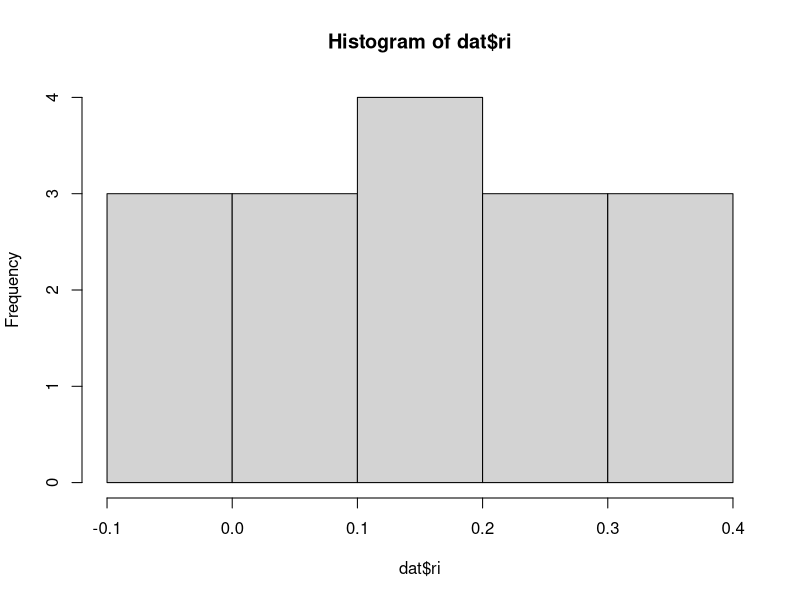
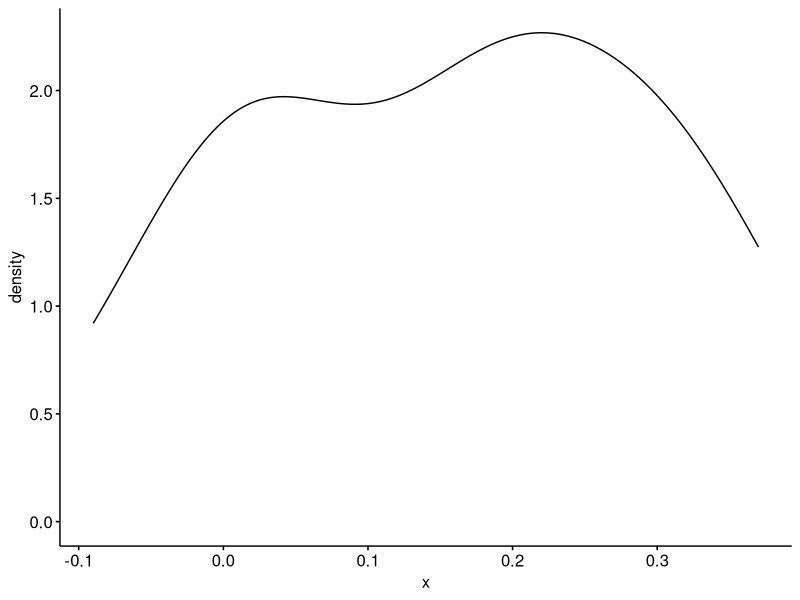
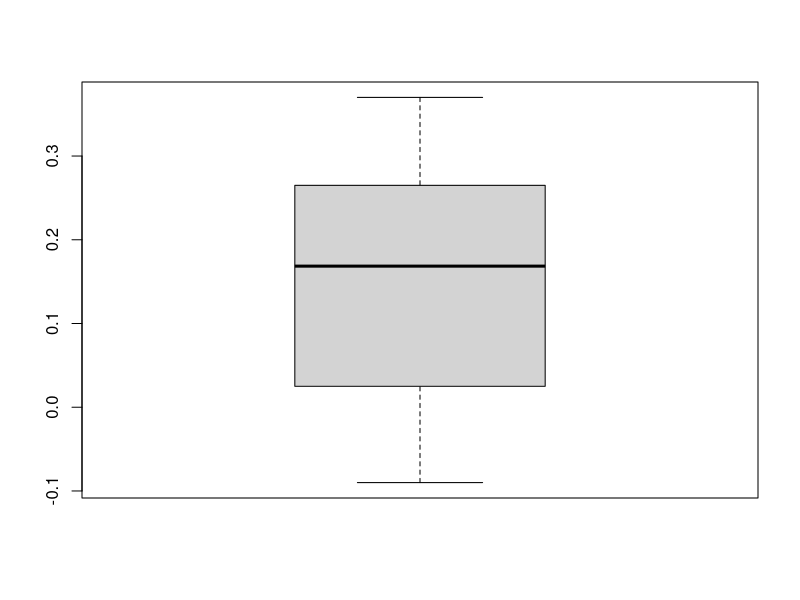
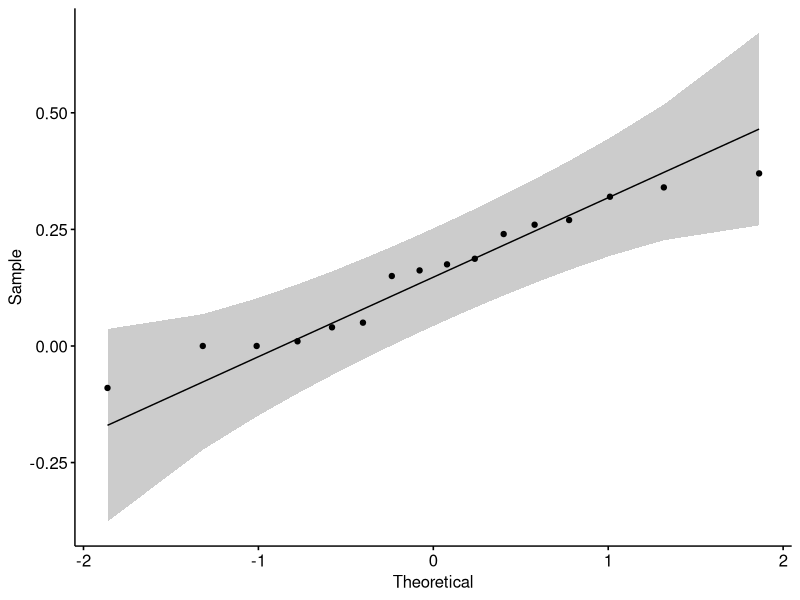
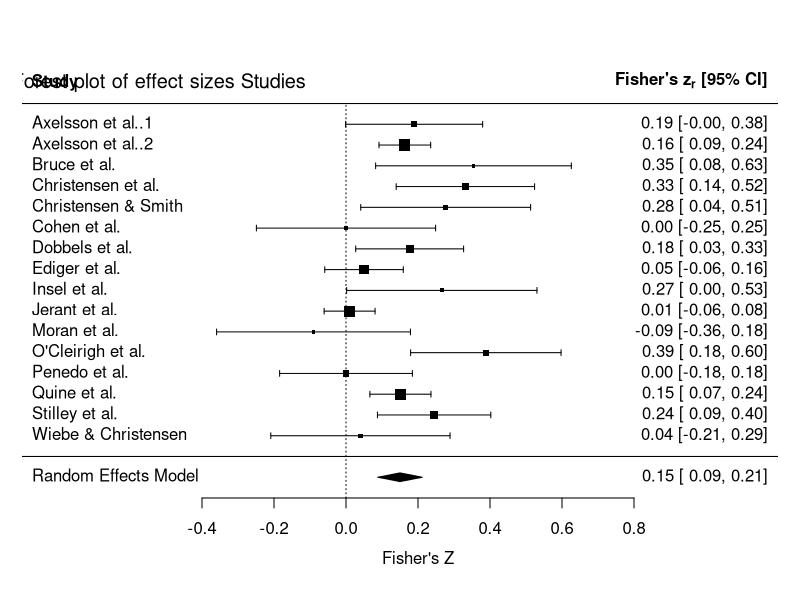
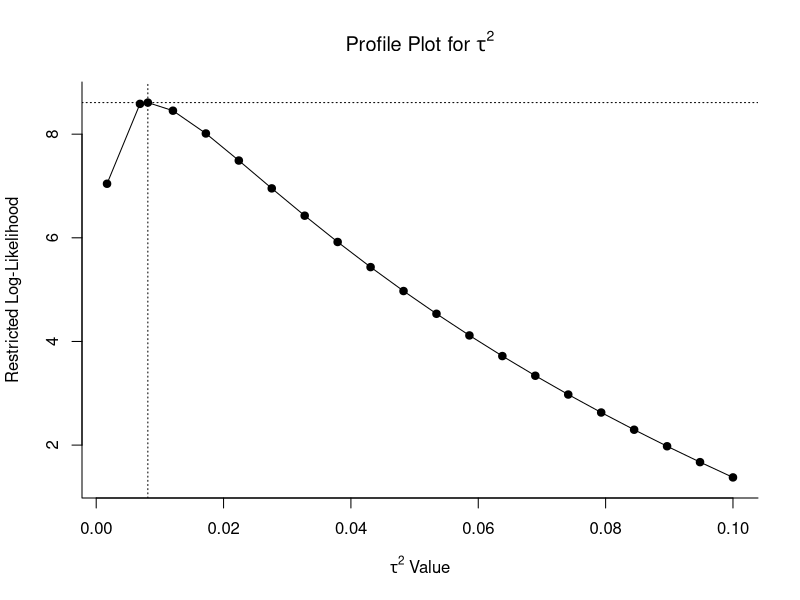
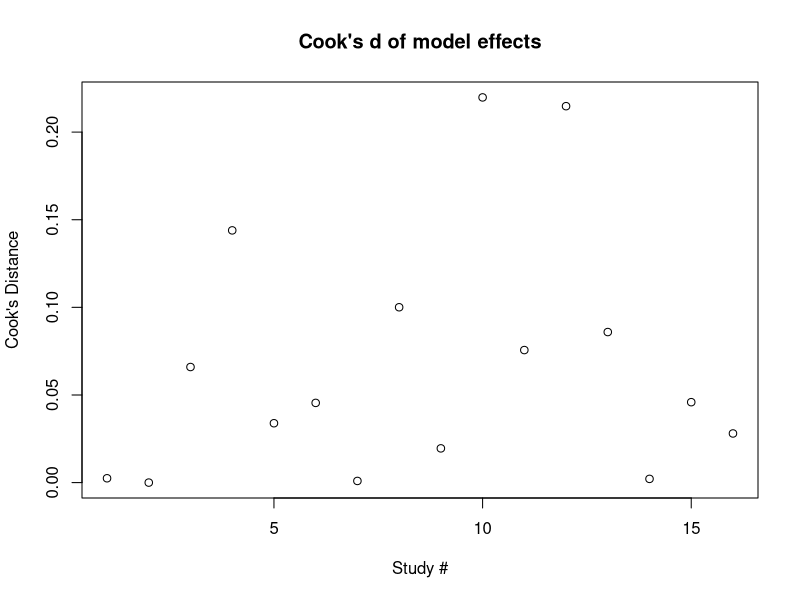

Reproduce these figures in R, in order. (Note: this script raises an error after producing the figures.)
#==============================================================================
#                              Analysis Repository:                           #
#                                 Meta Analysis                               #      
#==============================================================================

#===========================================
# Load Libraries                           #
#==========================================-

library(metafor) # Primary meta 
library(psych) #has nice describe function for descriptive info
#library(robumeta)
library(tidyverse) #has dplyr and ggplot2
library(ggpubr) #has some more GG plots

#library(ggplot2)
#library(jtools)
#library(matrixcalc)
#library(lqmm)
#library(multcomp)
#library(psych)


#library(olsrr) #Some good regression functions and plotting tools
#library(jtools) #summ function good to get regression output
#library(ggstance) #Provides functions that Jtools uses

#library(car) #Durbin-Watson test
#library(MASS) #Shapiro-Wilk test
#library(lmtest) #Breusch-Pagan test
#library(pwr) #power analysis
#library(Metrics) # used to calculate RMSE and MAE
#library(caret) # used for cross validation 
#library(mvnormtest) #normality
#library(corrplot) #nice cor plot

#===========================================
# Simulate Data OR LOAD DATA               #
#==========================================-

set.seed(101)

data("dat.molloy2014")
dat <- dat.molloy2014

#dat <- read.csv("data.csv", header=T)
#dat <- readxl::read_xlsx("fake.data.xlsx")


#===========================================
# Overview                                 #
#==========================================-

# Meta analysis is a tool to examine the variability in effect sizes
# It seeks to measure a true effect size for some effect using a collection of studies
# Meta analysis itself is focused on the size of the effect, not sig
# Seeks to estimate the TRUE effect in the population by using effects from other studies
# This also allows for moderator analysis, seeks to explain heterogeneity
# Heterogenity is the bane of meta-analysis, want little OR want to exaplin it!
# Too much heteroheneity indicates that the studies may not be measuring the "same" thing

# The steps for meta-analysis are fairly simple
# Start with some measure of effect, common are MEAN DIFFERENCES
# Can also use odd ratios and correlations
# The next step is to transform the effect (correlation to fisher's z) for more normality
# Then the effect is weighed by the sample size (inverse )
# Model building is then farily simple, followed by more complex assessment of rigor

#===========================================
# Assess Descriptives                      #
#==========================================-

psych::describe(dat)

# Visualizations for distributions
hist(dat$ri)
ggdensity(dat$ri)
boxplot(dat$ri)
ggqqplot(dat$ri)


#===========================================
# Preping Data and Building Model          #
#==========================================-

# Convert correlation to fisher's and create sampling variances 
dat <- escalc(measure="ZCOR", ri=ri, ni=ni, data=dat) #convert r to z metric
# Note sampling variacnes are inverses, related to the sample size


# Build model
# Meta-analysis models can be fixed and random effects models
# Most basic is fixed effect, but assumes no between study heterogeneity
# Implication of fixed is that the treatment effects only vary because of chance differences
# If infinity sample size, there would be no differences
# I-squared is the metric used to evaluate heterogeneity and used to determine if a fixed or random effect should be used

# RANDOM effect meta assume observed effects vary across studies 
# That is, the effects differ because of real differences in treatment and chance
# I-squared = variability in effect to due heterogeneity, the rest due to chance

# Fit both a fixed and random effects model
fixed.cor <- rma(yi, vi, method="FE", data=dat, slab=paste(authors))
res.cor <- rma(yi, vi, method="REML", data=dat, slab=paste(authors))
fixed.cor
res.cor
# Can see high I-squared and test of heterogeneity is sig, suggesting we should use a Random effects model


#===========================================
# Understanding Model Output               #
#==========================================-

# Look at model output
summary.rma(res.cor)
# I-squared = % of variability attributed to between study differences
# Q test for hetero = if there is sig variability
# estimate = fisher's Z, indicates if sig and CI upper and lower bounds
# Note, there is heterogeneity present, which suggests a moderator analysis may be needed

# NOTE that the above estimates are FISHER'Z
# Convert to correlations
predict.rma(res.cor, digits=3, transf=transf.ztor)
# See the meta-correlation is .149

# Lets plot the effects
forest(res.cor, xlim=c(-.9,1.2), xlab = "Fisher's Z", 
       at=c(-.4,-.2,0,.2,.4,.6,.8), 
       digits=c(2,1), cex=1,
       mlab="Random Effects Model")
text(-.52,18, "Forest plot of effect sizes Studies", cex=1.2)


#===========================================
# Evaluate Model Fit                       #
#==========================================-

# First, check to see if the model was correctly profiled
profile(res.cor)
# The model should peak and model full slope, should converge 
# Peak at the corresponding REML estimate

# Also check for outliers and other extreme effects 
Cooks.Cor <- cooks.distance(res.cor, progbar=TRUE)
plot(Cooks.Cor, xlab = "Study #", ylab = "Cook's Distance", main = "Cook's d of model effects")
# Check for outliers

# normal QQ plots
qqnorm(res)

# Also look at effects each study has on various metrics
cor.inf <- influence(res.cor)
plot(cor.inf)

#===========================================
# Publication Bias and other Indexes       #
#==========================================-

# A main issue in meta-analysis is publication bias
# Or the increased likelihood that studies with higher effects will get published more compared to smaller effects

# A common test of publication bias is a funnel plot
# Tests funnel plot asymmetry, given the observed effects
funnel(res.cor, xlab = "Fisher's Z")
regtest(res.cor)
# Can formally test asymmetry 
baujat(res.cor)
# look more at studies overly contributing to heterogeneity 

# IF there is some evidence of asymmetry based on funnel and regtest, then can use trim and fill
# Adjusts the model to "trim" effects
# Again, keep in mind the assumption is there are more studies with stronger effects
# assumption is fewer studies with small effects, so a trim and fill make make a more accurate estimate
trimfill(res.cor)
TAF <- trimfill(res.cor)
funnel(res.cor)
# A new funnel plot

# Another way to assess publication bias is through Fail-safe N
# these are a series of techniques that estimate the number of studies that would have to be published to produce null results 
fsn (yi, vi, data=dat, type="Rosenthal") # of null added to reduce alpha to .05
fsn (yi, vi, data=dat, type="Orwin") # of null to reduce average effect of half size
fsn (yi, vi, data=dat, target=.1, type="Orwin") # of null to reduce effect to a target
fsn (yi, vi, data=dat, type="Rosenberg") # of null to reduce weighted effect to .05
# While interesting, the usefulness of these metrics has been debated
# Some people demand them, but really these metrics are not useful 


# Lastly, another way to assess the model is through a 
# LEAVE ON OUT analysis
# This acts much like a sensativty analysis
# IF a study was removed, how much would the effects change? 
leave1out(res.cor)
inf <- influence(res.cor)
plot(inf)
# Looks like the estimate ranges from .1353 to .1647
# also helpful to ID potentially influential studies 

#===========================================
# Moderation Analyses       #
#==========================================-

# Another series of tests that can be done with meta-analysis is MODERATION ANALYSIS
# This seeks to understand how features of studies may produce different effects
# Helpful for REMOVING heterogeneity but also learn more about the effects
# The choice of moderator variables should be done a prior before data collection and theory driven
# Here, I'll just test each other variable in the data

res.cor.mod.controls <- rma(yi, vi, mods=~controls, method="REML", data=dat, slab=paste(authors))
res.cor.mod.design <- rma(yi, vi, mods=~design, method="REML", data=dat, slab=paste(authors))
res.cor.mod.a_measure <- rma(yi, vi, mods=~a_measure, method="REML", data=dat, slab=paste(authors))
res.cor.mod.c_measure <- rma(yi, vi, mods=~c_measure, method="REML", data=dat, slab=paste(authors))
res.cor.mod.meanage <- rma(yi, vi, mods=~meanage, method="REML", data=dat, slab=paste(authors))
res.cor.mod.quality <- rma(yi, vi, mods=~quality, method="REML", data=dat, slab=paste(authors))

# Look at output
# Test of moderators acts as an omnibus test
# can look at each effect as well
# Treat like a regression output! This is more or less a META-REGRESSION
summary.rma(res.cor.mod.controls) #sig
summary.rma(res.cor.mod.design)
summary.rma(res.cor.mod.a_measure)
summary.rma(res.cor.mod.c_measure)
summary.rma(res.cor.mod.meanage)
summary.rma(res.cor.mod.quality)

# look at overall effects
forest(res.cor.mod.controls)

# So can conclude that studies with no controls had no controls has stronger effects than studies with mutltiple 
